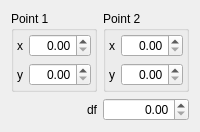
                        <widget class="QWidget" name="sfl3PPtsTab">
                         <attribute name="title">
                          <string>Points</string>
                         </attribute>
                         <layout class="QGridLayout" name="gridLayout_36">
                          <item row="0" column="0">
                           <layout class="QGridLayout" name="gridLayout_35">
                            <item row="0" column="0">
                             <widget class="QGroupBox" name="sfl3PPt1Group">
                              <property name="title">
                               <string>Point 1</string>
                              </property>
                              <layout class="QGridLayout" name="gridLayout_7">
                               <property name="margin">
                                <number>3</number>
                               </property>
                               <item row="0" column="0">
                                <layout class="QGridLayout" name="gridLayout_5">
                                 <item row="0" column="0">
                                  <widget class="QLabel" name="sfl3PPt1XLabel">
                                   <property name="text">
                                    <string>x</string>
                                   </property>
                                   <property name="alignment">
                                    <set>Qt::AlignRight|Qt::AlignTrailing|Qt::AlignVCenter</set>
                                   </property>
                                  </widget>
                                 </item>
                                 <item row="0" column="1">
                                  <widget class="QDoubleSpinBox" name="sfl3PPt1XDSpin">
                                   <property name="sizePolicy">
                                    <sizepolicy hsizetype="MinimumExpanding" vsizetype="Fixed">
                                     <horstretch>0</horstretch>
                                     <verstretch>0</verstretch>
                                    </sizepolicy>
                                   </property>
                                   <property name="toolTip">
                                    <string extracomment="comment blah"/>
                                   </property>
                                   <property name="alignment">
                                    <set>Qt::AlignRight|Qt::AlignTrailing|Qt::AlignVCenter</set>
                                   </property>
                                  </widget>
                                 </item>
                                 <item row="1" column="0">
                                  <widget class="QLabel" name="sfl3PPt1YLabel">
                                   <property name="text">
                                    <string>y</string>
                                   </property>
                                   <property name="alignment">
                                    <set>Qt::AlignRight|Qt::AlignTrailing|Qt::AlignVCenter</set>
                                   </property>
                                  </widget>
                                 </item>
                                 <item row="1" column="1">
                                  <widget class="QDoubleSpinBox" name="sfl3PPt1YDSpin">
                                   <property name="sizePolicy">
                                    <sizepolicy hsizetype="MinimumExpanding" vsizetype="Fixed">
                                     <horstretch>0</horstretch>
                                     <verstretch>0</verstretch>
                                    </sizepolicy>
                                   </property>
                                   <property name="toolTip">
                                    <string/>
                                   </property>
                                   <property name="alignment">
                                    <set>Qt::AlignRight|Qt::AlignTrailing|Qt::AlignVCenter</set>
                                   </property>
                                  </widget>
                                 </item>
                                </layout>
                               </item>
                              </layout>
                             </widget>
                            </item>
                            <item row="0" column="1">
                             <widget class="QGroupBox" name="sfl3PPt2Group">
                              <property name="title">
                               <string>Point 2</string>
                              </property>
                              <layout class="QGridLayout" name="gridLayout_34">
                               <property name="margin">
                                <number>3</number>
                               </property>
                               <item row="0" column="0">
                                <layout class="QGridLayout" name="gridLayout_4">
                                 <item row="0" column="0">
                                  <widget class="QLabel" name="sfl3PPt2XLabel">
                                   <property name="text">
                                    <string>x</string>
                                   </property>
                                   <property name="alignment">
                                    <set>Qt::AlignRight|Qt::AlignTrailing|Qt::AlignVCenter</set>
                                   </property>
                                  </widget>
                                 </item>
                                 <item row="0" column="1">
                                  <widget class="QDoubleSpinBox" name="sfl3PPt2XDSpin">
                                   <property name="sizePolicy">
                                    <sizepolicy hsizetype="MinimumExpanding" vsizetype="Fixed">
                                     <horstretch>0</horstretch>
                                     <verstretch>0</verstretch>
                                    </sizepolicy>
                                   </property>
                                   <property name="toolTip">
                                    <string extracomment="comment blah"/>
                                   </property>
                                   <property name="alignment">
                                    <set>Qt::AlignRight|Qt::AlignTrailing|Qt::AlignVCenter</set>
                                   </property>
                                  </widget>
                                 </item>
                                 <item row="1" column="0">
                                  <widget class="QLabel" name="sfl3PPt2YLabel">
                                   <property name="text">
                                    <string>y</string>
                                   </property>
                                   <property name="alignment">
                                    <set>Qt::AlignRight|Qt::AlignTrailing|Qt::AlignVCenter</set>
                                   </property>
                                  </widget>
                                 </item>
                                 <item row="1" column="1">
                                  <widget class="QDoubleSpinBox" name="sfl3PPt2YDSpin">
                                   <property name="sizePolicy">
                                    <sizepolicy hsizetype="Minimum" vsizetype="Fixed">
                                     <horstretch>0</horstretch>
                                     <verstretch>0</verstretch>
                                    </sizepolicy>
                                   </property>
                                   <property name="toolTip">
                                    <string/>
                                   </property>
                                   <property name="alignment">
                                    <set>Qt::AlignRight|Qt::AlignTrailing|Qt::AlignVCenter</set>
                                   </property>
                                  </widget>
                                 </item>
                                </layout>
                               </item>
                              </layout>
                             </widget>
                            </item>
                            <item row="1" column="0">
                             <widget class="QLabel" name="sfl3PPtsDfLabel">
                              <property name="text">
                               <string>df</string>
                              </property>
                              <property name="alignment">
                               <set>Qt::AlignRight|Qt::AlignTrailing|Qt::AlignVCenter</set>
                              </property>
                             </widget>
                            </item>
                            <item row="1" column="1">
                             <widget class="QDoubleSpinBox" name="sfl3PPtsDfDSpin">
                              <property name="alignment">
                               <set>Qt::AlignRight|Qt::AlignTrailing|Qt::AlignVCenter</set>
                              </property>
                             </widget>
                            </item>
                           </layout>
                          </item>
                         </layout>
                        </widget>
